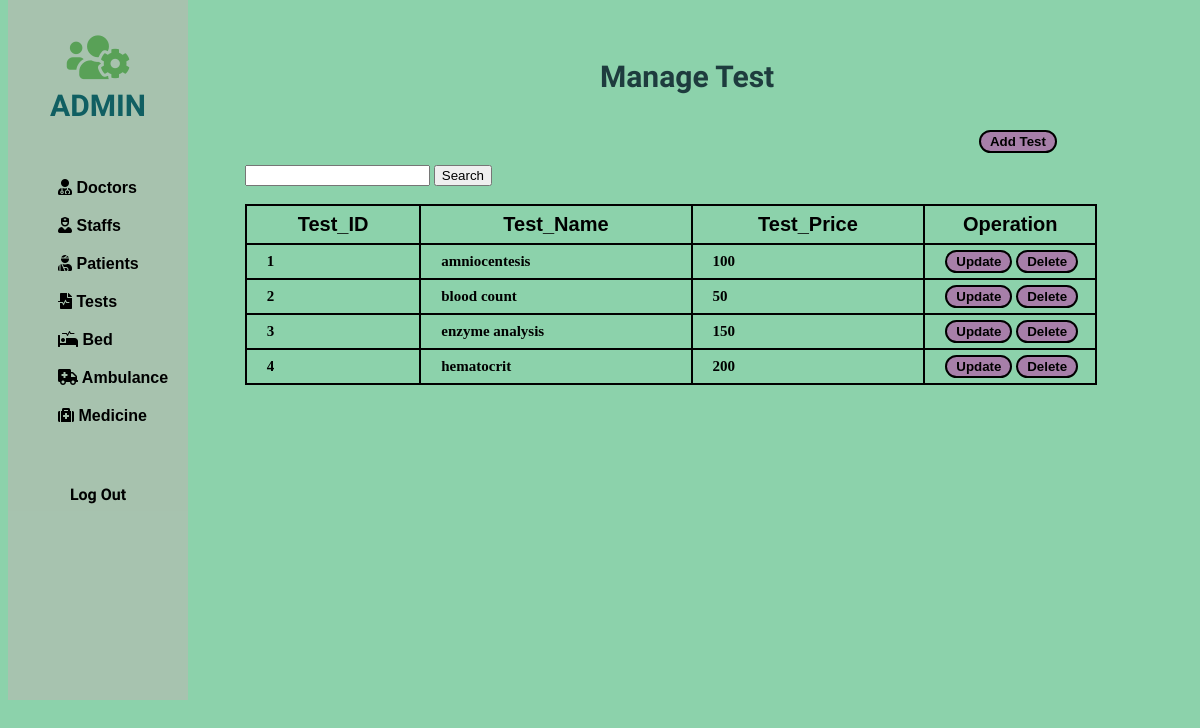
The page /php/test/test.php on the database its author committed.
### tables this page shows
CREATE TABLE IF NOT EXISTS `test` (
  `T_ID` int(11) NOT NULL,
  `T_Name` varchar(255) NOT NULL,
  `T_Price` int(11) NOT NULL,
  PRIMARY KEY (`T_ID`),
  UNIQUE KEY `T_ID` (`T_ID`)
);

### php/test/test.php (the view, shortened to what this page needs)
<!DOCTYPE html>
<html lang="en">
<head>
    <link rel="stylesheet" href="https://use.fontawesome.com/releases/v5.15.4/css/all.css">
</head>
<body>
    <div class="slidebar">
        <header>
            <span>
                <i class="fas fa-users-cog"></i><br>
            </span>
            ADMIN
        </header>
        <ul>
            <li>
                <a href="/php/Doctor/doctor.php"><i class="fas fa-user-md"></i> Doctors</a>
            </li>
            <li>
                <a href="/php/staff/staff.php"><i class="fas fa-user-nurse"></i> Staffs</a>
            </li>
            <li>
                <a href="/php/patient/patient.php"><i class="fas fa-user-injured"></i> Patients</a>
            </li>
            <li>
                <a href="#"><i class="fas fa-file-medical-alt"></i> Tests</a>
            </li>
            <li>
                <a href="/php/bed/bed.php"><i class="fas fa-procedures"></i> Bed</a>
            </li>
            <li>
                <a href="/php/Ambulence/ambulence.php"><i class="fas fa-ambulance"></i> Ambulance</a>
            </li>
            <li>
                <a href="/php/medicine/medicine.php"><i class="fas fa-medkit"></i> Medicine</a>
            </li>
        </ul>
        <div>
            <a style="text-decoration: none;" href="/php/index.php">
                <div class="logout">
                    Log Out
                </div>
            </a>
        </div>
    </div>
    <div class="container">
        <div class="row">
            <div style="margin-left: 50%; margin-top: 5%;">
                <h2>Manage <b>Test</b></h2>
            </div>
            <div style="margin-left: 82%; margin-top: 3%;">
                <button><a href="/php/test/add-test.php">Add Test</a></button>
            </div>
        </div>
    </div>
    <div class="card-body">
        <div style="margin-left: 20%; margin-top: 1%;">
           <form method="post" action="search.php">
                <input type="text" name="search" required />
                <input type="submit" value="Search" />
            </form>
            <br>
            <table id="dataTable" width="90%" cellspacing="10">
                <thead>
                    <tr>
                        <th> Test_ID </th>
                        <th> Test_Name </th>
                        <th> Test_Price </th>
                        <th> Operation </th>
                    </tr>
                </thead>
                <tbody>
                    <?php
                    include 'db_conn.php';
                    $sql = " SELECT * FROM test LIMIT 5";
                    $query = mysqli_query($conn, $sql);
                    while ($Patient_data = mysqli_fetch_array($query)) {
                    ?>
                        <tr>
                            <td><b><?php echo $Patient_data['T_ID'];  ?></b></td>
                            <td><?php echo $Patient_data['T_Name'];  ?></td>
                            <td><?php echo $Patient_data['T_Price'];  ?></td>
                            <td style="width: 140px;">
                                <button> <a href="/php/test/add-test.php?T_ID=<?php echo $Patient_data['T_ID'];  ?>" class="btn btn-success"><b>Update</b></a></button>
                                <button><a href="/php/test/Delete.php?T_ID=<?php echo $Patient_data['T_ID']; ?>" class="btn btn-danger"><b>Delete</b></a></button>
                            </td>
                        </tr>
                    <?php
                    }
                    ?>
                </tbody>
            </table>
        </div>
    </div>
</body>
</html>

### php/test/test.php (style rules this page uses)
table, th, td { border: 1px solid black; border-collapse: collapse; }
.slidebar { border: 20px; width: 15%; height: 700px; position: fixed; top: 0px; background-color: rgba(195, 179, 179, 0.493); }
.slidebar header { padding: 30px 10px; text-align: center; font-family: 'Mochiy Pop P One', sans-serif; font-size: 30px; font-weight: bolder; color: rgb(16, 95, 98); }
.slidebar header span { font-size: 50px; color: rgb(89, 161, 87); }
.slidebar ul li { list-style: none; padding: 10px; font-family: 'Lucida Sans', 'Lucida Sans Regular', 'Lucida Grande', 'Lucida Sans Unicode', Geneva, Verdana, sans-serif; font-weight: bolder; }
.slidebar ul li a { text-decoration: none; }
body { background-color: #8CD2AB; }
table, th, td { border: 2px solid black; border-collapse: collapse; font-weight: bold; padding: 5px 0px 5px 10px; }
.row h2 { font-family: 'Mochiy Pop P One', sans-serif; font-size: 30px; color: rgb(30, 60, 62) }
table th { font-size: 20px; font-family: sans-serif; }
a { text-decoration: none; color: black; font-weight: bold; }
h2 { font-size: 40px; }
table { border: 2px solid black; }
th { padding: 7px; border: 2px solid black; font-size: 22px; }
td { border: 2px solid black; padding: 5px 10px 5px 20px; font-size: 15px; font-weight: bolder; }
button { border: solid 2px black; border-radius: 15px; padding: 2px 6px; background-color: rgb(167, 127, 169); }
button a { text-decoration: none; color: black; font-weight: bolder; padding: 2px 3px; }
.logout { text-align: center; margin-top: 50px; font-family: 'Mochiy Pop P One', sans-serif; font-weight: bolder; }

### rows shown on the page
test: T_ID "1", T_Name "amniocentesis", T_Price "100"
test: T_ID "2", T_Name "blood count", T_Price "50"
test: T_ID "3", T_Name "enzyme analysis", T_Price "150"
test: T_ID "4", T_Name "hematocrit", T_Price "200"
